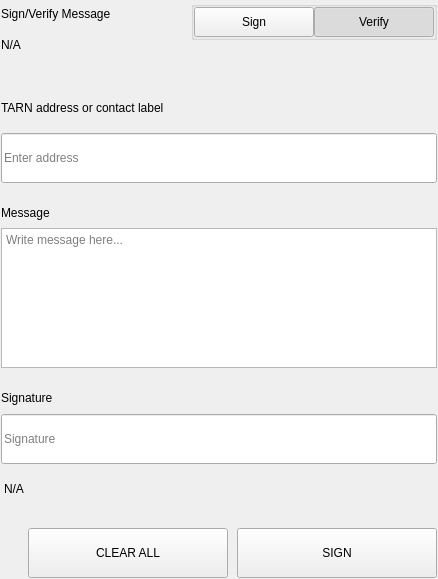
<?xml version="1.0" encoding="UTF-8"?>
<ui version="4.0">
 <class>SettingsSignMessageWidgets</class>
 <widget class="QWidget" name="SettingsSignMessageWidgets">
  <property name="geometry">
   <rect>
    <x>0</x>
    <y>0</y>
    <width>438</width>
    <height>579</height>
   </rect>
  </property>
  <property name="windowTitle">
   <string>Form</string>
  </property>
  <layout class="QVBoxLayout" name="verticalLayout">
   <property name="spacing">
    <number>0</number>
   </property>
   <property name="leftMargin">
    <number>0</number>
   </property>
   <property name="topMargin">
    <number>0</number>
   </property>
   <property name="rightMargin">
    <number>0</number>
   </property>
   <property name="bottomMargin">
    <number>0</number>
   </property>
   <item>
    <widget class="QWidget" name="left" native="true">
     <layout class="QVBoxLayout" name="verticalLayout_3">
      <property name="leftMargin">
       <number>0</number>
      </property>
      <property name="topMargin">
       <number>0</number>
      </property>
      <property name="rightMargin">
       <number>0</number>
      </property>
      <property name="bottomMargin">
       <number>0</number>
      </property>
      <item>
       <widget class="QWidget" name="container_sign" native="true">
        <layout class="QVBoxLayout" name="verticalLayout_2">
         <property name="spacing">
          <number>0</number>
         </property>
         <property name="leftMargin">
          <number>1</number>
         </property>
         <property name="topMargin">
          <number>1</number>
         </property>
         <property name="rightMargin">
          <number>1</number>
         </property>
         <property name="bottomMargin">
          <number>1</number>
         </property>
         <item>
          <layout class="QHBoxLayout" name="horizontalLayout_3" stretch="3,1">
           <property name="spacing">
            <number>40</number>
           </property>
           <item>
            <layout class="QVBoxLayout" name="verticalLayoutTitle">
             <property name="spacing">
              <number>5</number>
             </property>
             <item>
              <widget class="QLabel" name="labelTitle">
               <property name="text">
                <string>Sign/Verify Message</string>
               </property>
              </widget>
             </item>
             <item>
              <widget class="QLabel" name="labelSubtitle1">
               <property name="text">
                <string notr="true">N/A</string>
               </property>
               <property name="wordWrap">
                <bool>true</bool>
               </property>
              </widget>
             </item>
            </layout>
           </item>
           <item alignment="Qt::AlignRight|Qt::AlignTop">
            <widget class="QWidget" name="containerSwitch" native="true">
             <property name="styleSheet">
              <string notr="true">#containerSwitch{
	padding-top:9px;
}</string>
             </property>
             <layout class="QVBoxLayout" name="verticalLayout_6">
              <property name="spacing">
               <number>4</number>
              </property>
              <property name="leftMargin">
               <number>0</number>
              </property>
              <property name="topMargin">
               <number>0</number>
              </property>
              <property name="rightMargin">
               <number>0</number>
              </property>
              <property name="bottomMargin">
               <number>0</number>
              </property>
              <item alignment="Qt::AlignRight">
               <widget class="QGroupBox" name="groupBox">
                <property name="sizePolicy">
                 <sizepolicy hsizetype="Fixed" vsizetype="Preferred">
                  <horstretch>0</horstretch>
                  <verstretch>0</verstretch>
                 </sizepolicy>
                </property>
                <property name="title">
                 <string/>
                </property>
                <property name="alignment">
                 <set>Qt::AlignRight|Qt::AlignTop|Qt::AlignTrailing</set>
                </property>
                <layout class="QHBoxLayout" name="horizontalLayout_4">
                 <property name="spacing">
                  <number>0</number>
                 </property>
                 <property name="leftMargin">
                  <number>0</number>
                 </property>
                 <property name="topMargin">
                  <number>0</number>
                 </property>
                 <property name="rightMargin">
                  <number>0</number>
                 </property>
                 <property name="bottomMargin">
                  <number>0</number>
                 </property>
                 <item>
                  <widget class="QPushButton" name="pushSign">
                   <property name="minimumSize">
                    <size>
                     <width>120</width>
                     <height>30</height>
                    </size>
                   </property>
                   <property name="maximumSize">
                    <size>
                     <width>120</width>
                     <height>30</height>
                    </size>
                   </property>
                   <property name="focusPolicy">
                    <enum>Qt::NoFocus</enum>
                   </property>
                   <property name="text">
                    <string>Sign</string>
                   </property>
                   <property name="checkable">
                    <bool>true</bool>
                   </property>
                   <property name="autoExclusive">
                    <bool>true</bool>
                   </property>
                  </widget>
                 </item>
                 <item>
                  <widget class="QPushButton" name="pushVerify">
                   <property name="minimumSize">
                    <size>
                     <width>120</width>
                     <height>30</height>
                    </size>
                   </property>
                   <property name="maximumSize">
                    <size>
                     <width>120</width>
                     <height>30</height>
                    </size>
                   </property>
                   <property name="focusPolicy">
                    <enum>Qt::NoFocus</enum>
                   </property>
                   <property name="text">
                    <string>Verify</string>
                   </property>
                   <property name="checkable">
                    <bool>true</bool>
                   </property>
                   <property name="checked">
                    <bool>true</bool>
                   </property>
                   <property name="autoExclusive">
                    <bool>true</bool>
                   </property>
                  </widget>
                 </item>
                </layout>
               </widget>
              </item>
              <item alignment="Qt::AlignHCenter|Qt::AlignTop">
               <widget class="QLabel" name="labelSubtitleSwitch">
                <property name="text">
                 <string/>
                </property>
                <property name="alignment">
                 <set>Qt::AlignRight|Qt::AlignTrailing|Qt::AlignVCenter</set>
                </property>
               </widget>
              </item>
             </layout>
            </widget>
           </item>
          </layout>
         </item>
         <item>
          <spacer name="verticalSpacer_2">
           <property name="orientation">
            <enum>Qt::Vertical</enum>
           </property>
           <property name="sizeType">
            <enum>QSizePolicy::Fixed</enum>
           </property>
           <property name="sizeHint" stdset="0">
            <size>
             <width>20</width>
             <height>40</height>
            </size>
           </property>
          </spacer>
         </item>
         <item>
          <widget class="QWidget" name="containerAddress" native="true">
           <property name="sizePolicy">
            <sizepolicy hsizetype="Preferred" vsizetype="Fixed">
             <horstretch>0</horstretch>
             <verstretch>0</verstretch>
            </sizepolicy>
           </property>
           <layout class="QVBoxLayout" name="verticalLayout_5" stretch="0,0">
            <property name="spacing">
             <number>15</number>
            </property>
            <property name="leftMargin">
             <number>0</number>
            </property>
            <property name="topMargin">
             <number>0</number>
            </property>
            <property name="rightMargin">
             <number>0</number>
            </property>
            <property name="bottomMargin">
             <number>0</number>
            </property>
            <item>
             <widget class="QLabel" name="labelSubtitleAddress">
              <property name="minimumSize">
               <size>
                <width>0</width>
                <height>20</height>
               </size>
              </property>
              <property name="maximumSize">
               <size>
                <width>16777215</width>
                <height>20</height>
               </size>
              </property>
              <property name="text">
               <string>TARN address or contact label</string>
              </property>
             </widget>
            </item>
            <item>
             <widget class="QLineEdit" name="addressIn_SM">
              <property name="minimumSize">
               <size>
                <width>0</width>
                <height>50</height>
               </size>
              </property>
              <property name="maximumSize">
               <size>
                <width>16777215</width>
                <height>50</height>
               </size>
              </property>
              <property name="placeholderText">
               <string>Enter address</string>
              </property>
             </widget>
            </item>
           </layout>
          </widget>
         </item>
         <item>
          <spacer name="verticalSpacer_3">
           <property name="orientation">
            <enum>Qt::Vertical</enum>
           </property>
           <property name="sizeType">
            <enum>QSizePolicy::Fixed</enum>
           </property>
           <property name="sizeHint" stdset="0">
            <size>
             <width>20</width>
             <height>20</height>
            </size>
           </property>
          </spacer>
         </item>
         <item>
          <layout class="QVBoxLayout" name="verticalLayout_9">
           <property name="spacing">
            <number>5</number>
           </property>
           <item>
            <widget class="QLabel" name="labelSubtitleMessage">
             <property name="minimumSize">
              <size>
               <width>0</width>
               <height>20</height>
              </size>
             </property>
             <property name="maximumSize">
              <size>
               <width>16777215</width>
               <height>20</height>
              </size>
             </property>
             <property name="text">
              <string>Message</string>
             </property>
            </widget>
           </item>
           <item>
            <widget class="QPlainTextEdit" name="messageIn_SM">
             <property name="minimumSize">
              <size>
               <width>0</width>
               <height>140</height>
              </size>
             </property>
             <property name="maximumSize">
              <size>
               <width>16777215</width>
               <height>140</height>
              </size>
             </property>
             <property name="placeholderText">
              <string>Write message here...</string>
             </property>
            </widget>
           </item>
          </layout>
         </item>
         <item>
          <spacer name="verticalSpacer_4">
           <property name="orientation">
            <enum>Qt::Vertical</enum>
           </property>
           <property name="sizeType">
            <enum>QSizePolicy::Fixed</enum>
           </property>
           <property name="sizeHint" stdset="0">
            <size>
             <width>20</width>
             <height>20</height>
            </size>
           </property>
          </spacer>
         </item>
         <item>
          <widget class="QWidget" name="widget" native="true">
           <property name="minimumSize">
            <size>
             <width>0</width>
             <height>75</height>
            </size>
           </property>
           <property name="maximumSize">
            <size>
             <width>16777215</width>
             <height>16777215</height>
            </size>
           </property>
           <layout class="QVBoxLayout" name="verticalLayout_4">
            <property name="leftMargin">
             <number>0</number>
            </property>
            <property name="topMargin">
             <number>0</number>
            </property>
            <property name="rightMargin">
             <number>0</number>
            </property>
            <property name="bottomMargin">
             <number>0</number>
            </property>
            <item>
             <widget class="QLabel" name="labelSubtitleSignature">
              <property name="minimumSize">
               <size>
                <width>0</width>
                <height>20</height>
               </size>
              </property>
              <property name="maximumSize">
               <size>
                <width>16777215</width>
                <height>20</height>
               </size>
              </property>
              <property name="text">
               <string>Signature</string>
              </property>
             </widget>
            </item>
            <item>
             <widget class="QLineEdit" name="signatureOut_SM">
              <property name="minimumSize">
               <size>
                <width>0</width>
                <height>50</height>
               </size>
              </property>
              <property name="placeholderText">
               <string>Signature</string>
              </property>
             </widget>
            </item>
           </layout>
          </widget>
         </item>
         <item>
          <widget class="QLabel" name="statusLabel_SM">
           <property name="styleSheet">
            <string notr="true">padding-top:5px;</string>
           </property>
           <property name="text">
            <string notr="true">N/A</string>
           </property>
          </widget>
         </item>
         <item>
          <spacer name="verticalSpacer">
           <property name="orientation">
            <enum>Qt::Vertical</enum>
           </property>
           <property name="sizeType">
            <enum>QSizePolicy::Fixed</enum>
           </property>
           <property name="sizeHint" stdset="0">
            <size>
             <width>20</width>
             <height>20</height>
            </size>
           </property>
          </spacer>
         </item>
         <item>
          <layout class="QHBoxLayout" name="horizontalLayout_7">
           <property name="spacing">
            <number>9</number>
           </property>
           <item>
            <spacer name="horizontalSpacer_5">
             <property name="orientation">
              <enum>Qt::Horizontal</enum>
             </property>
             <property name="sizeType">
              <enum>QSizePolicy::Expanding</enum>
             </property>
             <property name="sizeHint" stdset="0">
              <size>
               <width>40</width>
               <height>20</height>
              </size>
             </property>
            </spacer>
           </item>
           <item>
            <widget class="QPushButton" name="pushButtonClear">
             <property name="minimumSize">
              <size>
               <width>200</width>
               <height>50</height>
              </size>
             </property>
             <property name="focusPolicy">
              <enum>Qt::NoFocus</enum>
             </property>
             <property name="text">
              <string>CLEAR ALL</string>
             </property>
            </widget>
           </item>
           <item>
            <widget class="QPushButton" name="pushButtonSave">
             <property name="minimumSize">
              <size>
               <width>200</width>
               <height>50</height>
              </size>
             </property>
             <property name="maximumSize">
              <size>
               <width>200</width>
               <height>50</height>
              </size>
             </property>
             <property name="focusPolicy">
              <enum>Qt::NoFocus</enum>
             </property>
             <property name="text">
              <string>SIGN</string>
             </property>
            </widget>
           </item>
          </layout>
         </item>
        </layout>
       </widget>
      </item>
     </layout>
    </widget>
   </item>
  </layout>
 </widget>
 <resources/>
 <connections/>
</ui>
